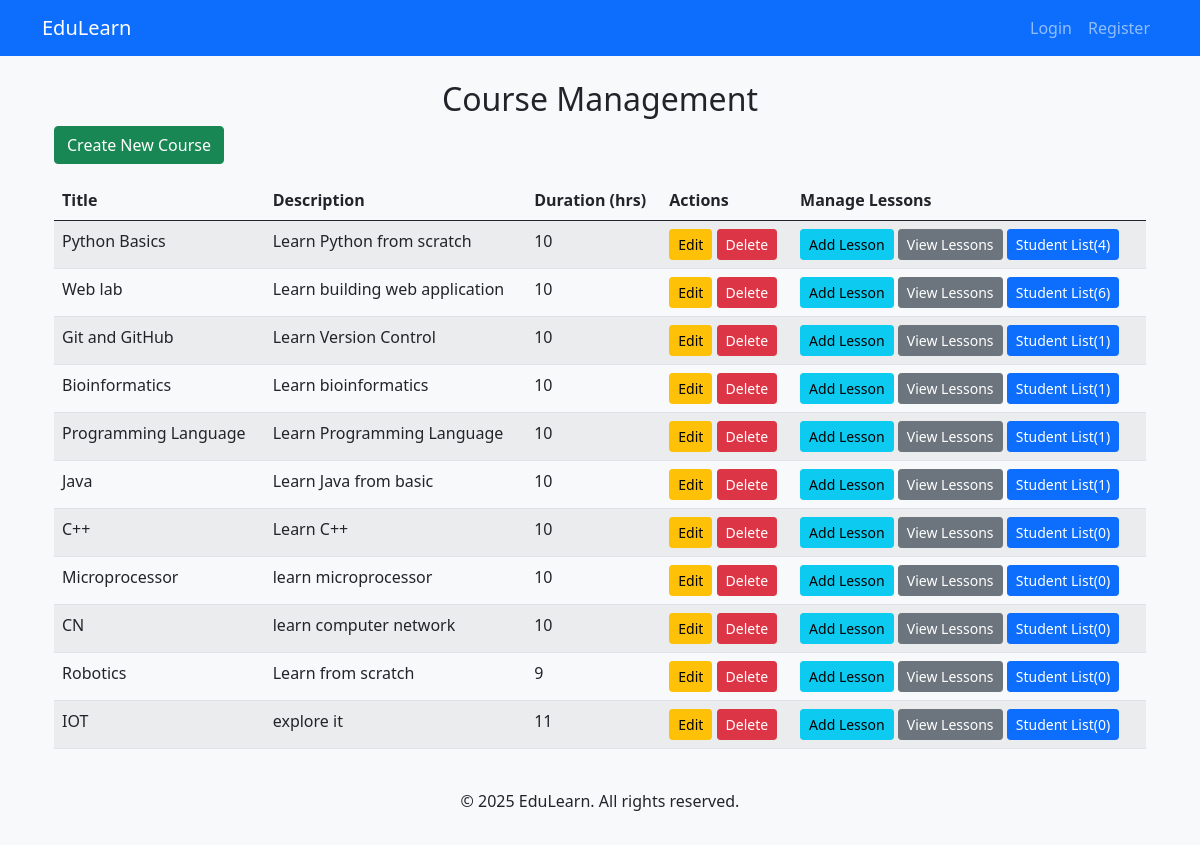
Page /courses/ on the committed database.
### courses/models.py (models this page shows, shortened)
class Course(models. Model):
    title = models. CharField(max_length = 200)
    description = models. TextField()
    duration = models.IntegerField(help_text = "Duration in hours")
    thumbnail = models.ImageField(upload_to = 'course_thumbnails/', null
    = True, blank = True)
    created_at = models.DateTimeField(auto_now_add=True)

### courses/views.py (the view)
# urls.py: path('', CourseListView.as_view(), name='course_list'),
class CourseListView(ListView):
    model = Course
    template_name = 'courses/course_list.html'
    context_object_name = 'courses'

### Templates/courses/course_list.html (shortened to what this page needs)
{% extends "courses/base.html" %}
{% block content %}
<div class="container mt-4">
    <h2 class="text-center">Course Management</h2>
    <a href="{% url 'course_create' %}" class="btn btn-success mb-3">Create New Course</a>
    <table class="table table-striped">
        <thead>
            <tr>
                <th>Title</th>
                <th>Description</th>
                <th>Duration (hrs)</th>
                <th>Actions</th>
                <th>Manage Lessons</th>
            </tr>
        </thead>
        <tbody>
            {% for course in courses %}
                <tr>
                    <td>{{ course.title }}</td>
                    <td>{{ course.description|truncatewords:10 }}</td>
                    <td>{{ course.duration }}</td>
                    <td>
                        <a href="{% url 'course_update' course.id %}" class="btn btn-warning btn-sm">Edit</a>
                        <form action="{% url 'course_delete' course.id %}" method="post" style="display:inline;">
                            <button type="submit" class="btn btn-danger btn-sm" onclick="return confirm('Are you sure you want to delete this course?')">
                                Delete
                            </button>
                        </form>
                    </td>
                    <td>
                        <a href="{% url 'lesson_create' %}" class="btn btn-info btn-sm">Add Lesson</a>
                        <a href="{% url 'course_detail' course.id %}" class="btn btn-secondary btn-sm">View Lessons</a>
                        <a href="{% url 'student_list' course.id %}" class="btn btn-primary btn-sm">Student List({{ course.students.count }})</a>
                    </td>
                </tr>
            {% empty %}
                <tr>
                    <td colspan="5" class="text-center">No courses available.</td>
                </tr>
            {% endfor %}
        </tbody>
    </table>
</div>
{% endblock %}

### Templates/courses/base.html (shortened to what this page needs)
<!DOCTYPE html>
<html lang="en">
<head>
    {% load static %}
    <link rel="stylesheet" href="{% static 'css/bootstrap.min.css' %}">
</head>
<body>
    <nav class="navbar navbar-expand-lg navbar-dark bg-primary">
        <div class="container">
            <a class="navbar-brand" href="{% url 'course_list' %}">EduLearn</a>
            <div class="collapse navbar-collapse" id="navbarNav">
                <ul class="navbar-nav ms-auto">
                    {% if user.is_authenticated %}
                        <li class="nav-item"><a class="nav-link" href="{% url 'logout' %}">Logout</a></li>
                    {% else %}
                        <li class="nav-item"><a class="nav-link" href="{% url 'login' %}">Login</a></li>
                        <li class="nav-item"><a class="nav-link" href="{% url 'register' %}">Register</a></li>
                    {% endif %}
                </ul>
            </div>
        </div>
    </nav>
    <div class="container mt-4">
        {% block content %}{% endblock %}
    </div>
    <footer class="text-center mt-4 p-3 bg-light">
        <p>&copy; 2025 EduLearn. All rights reserved.</p>
    </footer>
</body>
</html>

### Templates/courses/base.html (style rules this page uses)
body { background-color: #f8f9fa; }

### rows in the picture
Course: title "Python Basics", description "Learn Python from scratch", duration "10", students.count "4"
Course: title "Web lab", description "Learn building web application", duration "10", students.count "6"
Course: title "Git and GitHub", description "Learn Version Control", duration "10", students.count "1"
Course: title "Bioinformatics", description "Learn bioinformatics", duration "10", students.count "1"
Course: title "Programming Language", description "Learn Programming Language", duration "10", students.count "1"
Course: title "Java", description "Learn Java from basic", duration "10", students.count "1"
Course: title "C++", description "Learn C++", duration "10", students.count "0"
Course: title "Microprocessor", description "learn microprocessor", duration "10", students.count "0"
Course: title "CN", description "learn computer network", duration "10", students.count "0"
Course: title "Robotics", description "Learn from scratch", duration "9", students.count "0"
Course: title "IOT", description "explore it", duration "11", students.count "0"
